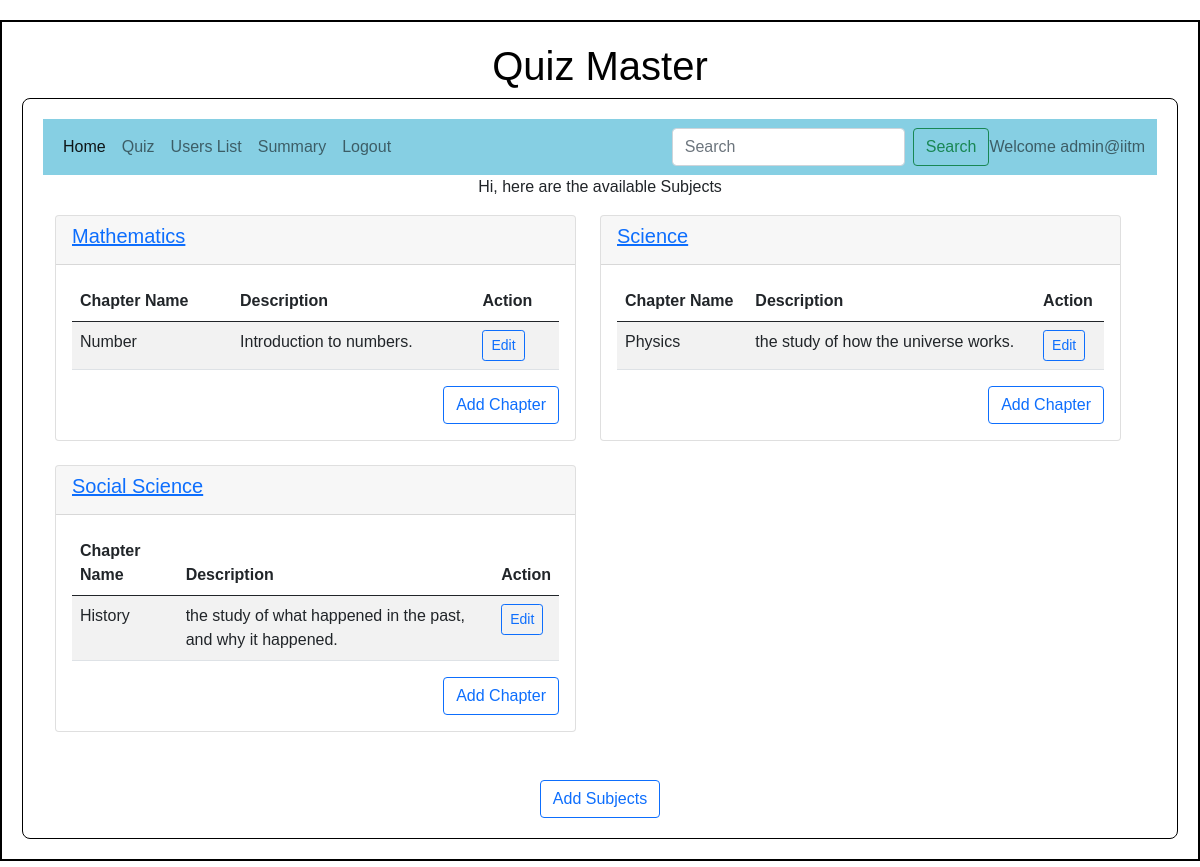
The app's page /admin/admin@iitm with its own data.
### backend/models.py (models this page shows)
class Subject(db.Model):
    __tablename__ = "subject"
    s_id = db.Column(db.Integer, primary_key=True, autoincrement=True)
    sname = db.Column(db.String, unique=True, nullable=False)
    s_description = db.Column(db.String, nullable=False)
    chapters = db.relationship("Chapter", cascade="all,delete", backref="subject", lazy=True)

class Chapter(db.Model):
    __tablename__ = "chapter"
    c_id = db.Column(db.Integer, primary_key=True, autoincrement=True)
    cname = db.Column(db.String, unique=True, nullable=False)
    c_description = db.Column(db.String, nullable=False)
    s_id = db.Column(db.Integer, db.ForeignKey("subject.s_id"), nullable=False)
    quizzes = db.relationship("Quiz", cascade="all,delete", backref="chapter", lazy=True)

### backend/controllers.py (the view)
@app.route("/admin/<name>")
def admin_dashboard(name):
    subjects = get_subjects()
    chapters = get_chapters()
    return render_template("admin_dashboard.html",name = name, subjects = subjects, chapters = chapters)

### backend/controllers.py (called while the page is built)
def get_chapters():
    chapters = Chapter.query.all()
    return chapters

def get_subjects():
    subjects = Subject.query.all()
    return subjects

### templates/admin_dashboard.html (shortened to what this page needs)
{% extends "admin_layout.html" %}
{% block content %}
<div class="container">
    <div class="row">
        {% if query %}
            <h3 class="text-center">Search Result for "{{ query }}"</h3>
            {% if users %}
            <table class = "table table-bordered">
                <h4>Users</h4>
                <thead>
                    <tr>
                        <th>Username ID</th>
                        <th>Full Name</th>
                        <th>Qualification</th>
                    </tr>
                </thead>
                <tbody>
                    {% for user in users %}
                    <tr>
                        <td>{{ user.name }}</td>
                        <td>{{ user.full_name }}</td>
                        <td>{{ user.qualification }}</td>
                    </tr>
                    {% endfor %}
                </tbody>
            </table>
            {% endif %}
            {% if subjects %}
                <h4>Subjects</h4>
                <div class="row">
                    {% for subject in subjects %}
                        <div class="col-md-6 mb-4">
                            <div class="card">
                                <div class="card-header">
                                    <h5 class="card-title">
                                        <a href="/edit_subject/{{ subject.s_id }}/{{ name }}">{{ subject.sname }}</a>
                                    </h5>
                                </div>
                                <div class="card-body">
                                    <table class="table table-striped">
                                        <thead>
                                            <tr>
                                                <th>Chapter Name</th>
                                                <th>Description</th>
                                                <th>Action</th>
                                            </tr>
                                        </thead>
                                        <tbody>
                                            {% for chapter in subject.chapters %}
                                                {% if chapter.s_id == subject.s_id %}
                                                <tr>
                                                    <td>{{ chapter.cname }}</td>
                                                    <td>{{ chapter.c_description }}</td>
                                                    <td><a href="/edit_chapter/{{ chapter.c_id }}/{{ name }}" class="btn btn-outline-primary btn-sm">Edit</a></td>
                                                </tr>
                                                {% endif %}
                                            {% endfor %}
                                        </tbody>
                                    </table>
                                    <div class="d-grid gap-2 d-md-flex justify-content-md-end">
                                        <a href="/chapter/{{ subject.s_id }}/{{ name }}" class="btn btn-outline-primary">Add Chapter</a>
                                    </div>
                                </div>
                            </div>
                        </div>
                    {% endfor %}
                </div>
            {% endif %}
            {% if chapters %}
                <div class="row">
                    {% set seen_subjects = [] %}
                    {% for chapter in chapters %}
                        {% for subject in subjects %}
                            {% if subject.s_id == chapter.s_id and subject.s_id not in seen_subjects %}
                                {% set _ = seen_subjects.append(subject.s_id) %}
                                <div class="col-md-6 mb-4">
                                    <div class="card">
                                        <div class="card-header">
                                            <h5 class="card-title">
                                                <a href="/edit_subject/{{ subject.s_id }}/{{ name }}">{{ subject.sname }}</a>
                                            </h5>
                                        </div>
                                        <div class="card-body">
                                            <table class="table table-striped">
                                                <thead>
                                                    <tr>
                                                        <th>Chapter Name</th>
                                                        <th>Description</th>
                                                        <th>Action</th>
                                                    </tr>
                                                </thead>
                                                <tbody>
                                                    {% for c in chapters if c.s_id == subject.s_id %}
                                                        <tr>
                                                            <td>{{ c.cname }}</td>
                                                            <td>{{ c.c_description }}</td>
                                                            <td>
                                                                <a href="/edit_chapter/{{ c.c_id }}/{{ name }}" class="btn btn-outline-primary btn-sm">Edit</a>
                                                            </td>
                                                        </tr>
                                                    {% endfor %}
                                                </tbody>
                                            </table>
                                            <div class="d-grid gap-2 d-md-flex justify-content-md-end">
                                                <a href="/chapter/{{ subject.s_id }}/{{ name }}" class="btn btn-outline-primary">Add Chapter</a>
                                            </div>
                                        </div>
                                    </div>
                                </div>
                            {% endif %}
                        {% endfor %}
                    {% endfor %}
                </div>
            {% endif %}
            {% if not users and not subjects and not chapters and not quizzes and not questions %}
                <p class="text-center">No results found.</p>
            {% endif %}
        {% else %}
            <p class="text-center">Hi, here are the available Subjects</p>
            <div class="row">
                {% for subject in subjects %}
                <div class="col-md-6 mb-4">
                    <div class="card">
                        <div class="card-header">
                            <h5 class="card-title">
                                <a href="/edit_subject/{{ subject.s_id }}/{{ name }}">{{ subject.sname }}</a>
                            </h5>
                        </div>
                        <div class="card-body">
                            <table class="table table-striped">
                                <thead>
                                    <tr>
                                        <th>Chapter Name</th>
                                        <th>Description</th>
                                        <th>Action</th>
                                    </tr>
                                </thead>
                                <tbody>
                                    {% for chapter in chapters if chapter.s_id == subject.s_id %}
                                    <tr>
                                        <td>{{ chapter.cname }}</td>
                                        <td>{{ chapter.c_description }}</td>
                                        <td>
                                            <a href="/edit_chapter/{{ chapter.c_id }}/{{ name }}" class="btn btn-outline-primary btn-sm">Edit</a>
                                        </td>
                                    </tr>
                                    {% endfor %}
                                </tbody>
                            </table>
                            <div class="d-grid gap-2 d-md-flex justify-content-md-end">
                                <a href="/chapter/{{ subject.s_id }}/{{ name }}" class="btn btn-outline-primary">Add Chapter</a>
                            </div>
                        </div>
                    </div>
                </div>
                {% endfor %}
            </div>
            <div class="text-center mt-4">
                <a href="/subject/{{ name }}" class="btn btn-outline-primary">Add Subjects</a>
            </div>
        {% endif %}
    </div>
</div>
{% endblock %}

### static/styles/main.css (style rules this page uses)
* { font-family: 'Arial', sans-serif; margin: 0; padding: 0;; }

### records on screen
Subject: sname "Mathematics"
Chapter: cname "Number", c_description "Introduction to numbers."
Subject: sname "Science"
Chapter: cname "Physics", c_description "the study of how the universe works."
Subject: sname "Social Science"
Chapter: cname "History", c_description "the study of what happened in the past, and why it happened."

### other values on screen
{{ name }} "admin@iitm"
